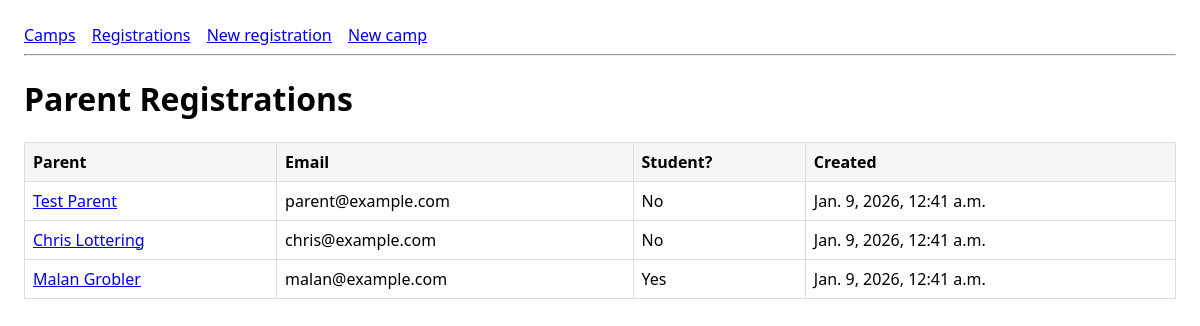
Screenshot of /registrations/ with the database file from the repository.
### camps/models.py (models this page shows, shortened)
class ParentRegistration(models.Model):
    parent_name = models.CharField(max_length=120)
    email = models.EmailField()
    created_at = models.DateTimeField(auto_now_add=True)
    class Meta:
        ordering = ["-created_at"]

### camps/views.py (the view)
# urls.py: path("registrations/", views.registration_list, name="registration_list"),
def registration_list(request):
    regs = ParentRegistration.objects.all().select_related("student")
    return render(request, "camps/registration_list.html", {"regs": regs})

### templates/camps/registration_list.html (shortened to what this page needs)
{% extends "base.html" %}
{% block content %}
<h1>Parent Registrations</h1>
<table>
  <thead>
    <tr>
      <th>Parent</th>
      <th>Email</th>
      <th>Student?</th>
      <th>Created</th>
    </tr>
  </thead>
  <tbody>
    {% for r in regs %}
      <tr>
        <td><a href="{% url 'camps:registration_detail' r.pk %}">{{ r.parent_name }}</a></td>
        <td>{{ r.email }}</td>
        <td>{% if r.student %}Yes{% else %}No{% endif %}</td>
        <td>{{ r.created_at }}</td>
      </tr>
    {% empty %}
      <tr><td colspan="4">No registrations yet.</td></tr>
    {% endfor %}
  </tbody>
</table>
{% endblock %}

### templates/base.html (style rules this page uses)
body { font-family: system-ui, Arial; margin: 24px; }
table { border-collapse: collapse; width: 100%; margin-top: 12px; }
th, td { border: 1px solid #ddd; padding: 8px; }
th { background: #f6f6f6; text-align: left; }

### rows the page displays
ParentRegistration: parent_name "Test Parent", email "parent@example.com", shows "No", created_at "Jan. 9, 2026, 12:41 a.m."
ParentRegistration: parent_name "Chris Lottering", email "chris@example.com", shows "No", created_at "Jan. 9, 2026, 12:41 a.m."
ParentRegistration: parent_name "Malan Grobler", email "malan@example.com", shows "Yes", created_at "Jan. 9, 2026, 12:41 a.m."
